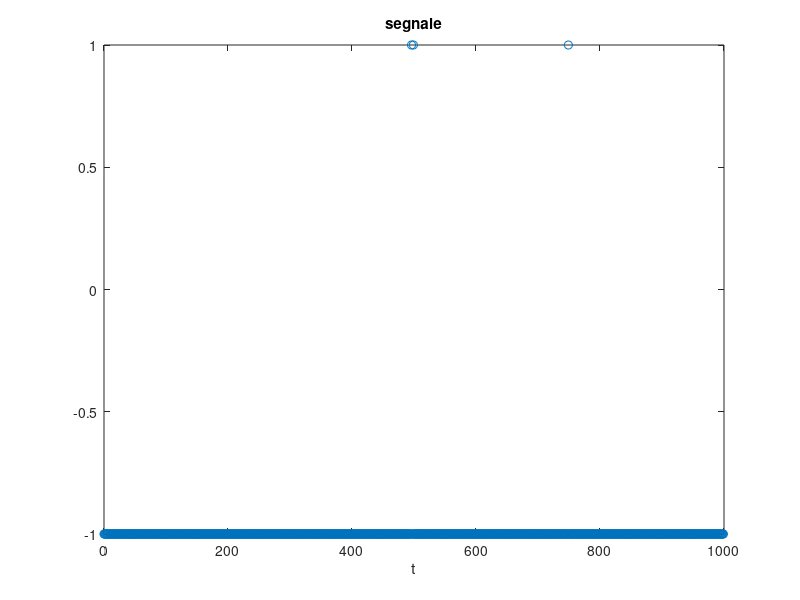

MATLAB code to generate this figure: (Note: this script raises an error after producing the figure.)
SamplingRate=1e6; % Frequenza di campionamento (Hz)
T_symbol = 1/SamplingRate;      % Tempo di simbolo
fc=2.44e9;

idTX='sn:1044735411960009090038004f371e8d27';

Nsimboli=1000
symbols=zeros(Nsimboli,1);
symbols(500)=1;
symbols(497)=1;
symbols(750)=1;
%symbols = randi([0, 1], 1000, 1);
segnale= pammod(symbols, 2);

figure(1)
segnale=complex(segnale);
t1=[0:1:length(segnale)-1];
plot(t1,segnale,'o')
segnale=complex(symbols);
title('segnale')
xlabel('t')


% sig= pammod(symbols, 2)*(1+i);


% Design del filtro a coseno rialzato
beta= 0.5; % Fattore di roll-off del filtro
span = 6; % Lunghezza in simboli del filtro
sps = 8;  % Campionamenti per simbolo (oversampling factor)

txfilter=comm.RaisedCosineTransmitFilter(...
  Shape='Square root', ...
  RolloffFactor=beta, ...
  FilterSpanInSymbols=span, ...
  OutputSamplesPerSymbol=sps)
% gain = 1 è di default


%normalizzazione per avere a 1 il massimo del filtro 
b = coeffs(txfilter);
txfilter.Gain = 1/max(b.Numerator);

% disegno filtro
figure(2)
impz(txfilter.coeffs.Numerator)
%il filtro è visto come una funzione e i punti servono per 
% accedere ai vari campi di essa 

%applico filtro
tx_segnale=txfilter(segnale);


t3=[0:1:length(tx_segnale)-1]
figure(3)
plot(t3,tx_segnale)



